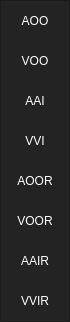
        <widget class="QFrame" name="frame_left_menu">
         <property name="minimumSize">
          <size>
           <width>70</width>
           <height>0</height>
          </size>
         </property>
         <property name="maximumSize">
          <size>
           <width>70</width>
           <height>16777215</height>
          </size>
         </property>
         <property name="styleSheet">
          <string notr="true">background-color: rgb(35, 35, 35);</string>
         </property>
         <property name="frameShape">
          <enum>QFrame::StyledPanel</enum>
         </property>
         <property name="frameShadow">
          <enum>QFrame::Raised</enum>
         </property>
         <layout class="QVBoxLayout" name="verticalLayout_3" stretch="0">
          <property name="spacing">
           <number>0</number>
          </property>
          <property name="leftMargin">
           <number>0</number>
          </property>
          <property name="topMargin">
           <number>0</number>
          </property>
          <property name="rightMargin">
           <number>0</number>
          </property>
          <property name="bottomMargin">
           <number>0</number>
          </property>
          <item alignment="Qt::AlignTop">
           <widget class="QFrame" name="frame_top_menus">
            <property name="frameShape">
             <enum>QFrame::NoFrame</enum>
            </property>
            <property name="frameShadow">
             <enum>QFrame::Raised</enum>
            </property>
            <layout class="QVBoxLayout" name="verticalLayout_4">
             <property name="spacing">
              <number>0</number>
             </property>
             <property name="leftMargin">
              <number>0</number>
             </property>
             <property name="topMargin">
              <number>0</number>
             </property>
             <property name="rightMargin">
              <number>0</number>
             </property>
             <property name="bottomMargin">
              <number>0</number>
             </property>
             <item>
              <widget class="QPushButton" name="btn_page_1">
               <property name="minimumSize">
                <size>
                 <width>0</width>
                 <height>40</height>
                </size>
               </property>
               <property name="styleSheet">
                <string notr="true">QPushButton {
	color: rgb(255, 255, 255);
	background-color: rgb(35, 35, 35);
	border: 0px solid;
}
QPushButton:hover {
	background-color: rgb(85, 170, 255);
}</string>
               </property>
               <property name="text">
                <string>AOO</string>
               </property>
              </widget>
             </item>
             <item>
              <widget class="QPushButton" name="btn_page_2">
               <property name="minimumSize">
                <size>
                 <width>0</width>
                 <height>40</height>
                </size>
               </property>
               <property name="styleSheet">
                <string notr="true">QPushButton {
	color: rgb(255, 255, 255);
	background-color: rgb(35, 35, 35);
	border: 0px solid;
}
QPushButton:hover {
	background-color: rgb(85, 170, 255);
}</string>
               </property>
               <property name="text">
                <string>VOO</string>
               </property>
              </widget>
             </item>
             <item>
              <widget class="QPushButton" name="btn_page_3">
               <property name="minimumSize">
                <size>
                 <width>0</width>
                 <height>40</height>
                </size>
               </property>
               <property name="styleSheet">
                <string notr="true">QPushButton {
	color: rgb(255, 255, 255);
	background-color: rgb(35, 35, 35);
	border: 0px solid;
}
QPushButton:hover {
	background-color: rgb(85, 170, 255);
}</string>
               </property>
               <property name="text">
                <string>AAI</string>
               </property>
              </widget>
             </item>
             <item>
              <widget class="QPushButton" name="btn_page_4">
               <property name="minimumSize">
                <size>
                 <width>0</width>
                 <height>40</height>
                </size>
               </property>
               <property name="styleSheet">
                <string notr="true">QPushButton{
	color: rgb(255, 255, 255);
	background-color: rgb(35, 35, 35);
	border: 0px solid;
}
QPushButton:hover{
	background-color: rgb(85, 170, 255);
}</string>
               </property>
               <property name="text">
                <string>VVI</string>
               </property>
              </widget>
             </item>
             <item>
              <widget class="QPushButton" name="btn_page_5">
               <property name="minimumSize">
                <size>
                 <width>0</width>
                 <height>40</height>
                </size>
               </property>
               <property name="styleSheet">
                <string notr="true">QPushButton{
	color: rgb(255, 255, 255);
	background-color: rgb(35, 35, 35);
	border: 0px solid;
}
QPushButton:hover{
	background-color: rgb(85, 170, 255);
}</string>
               </property>
               <property name="text">
                <string>AOOR</string>
               </property>
              </widget>
             </item>
             <item>
              <widget class="QPushButton" name="btn_page_6">
               <property name="minimumSize">
                <size>
                 <width>0</width>
                 <height>40</height>
                </size>
               </property>
               <property name="styleSheet">
                <string notr="true">QPushButton{
	color: rgb(255, 255, 255);
	background-color: rgb(35, 35, 35);
	border: 0px solid;
}
QPushButton:hover{
	background-color: rgb(85, 170, 255);
}</string>
               </property>
               <property name="text">
                <string>VOOR</string>
               </property>
              </widget>
             </item>
             <item>
              <widget class="QPushButton" name="btn_page_7">
               <property name="minimumSize">
                <size>
                 <width>0</width>
                 <height>40</height>
                </size>
               </property>
               <property name="styleSheet">
                <string notr="true">QPushButton{
	color: rgb(255, 255, 255);
	background-color: rgb(35, 35, 35);
	border: 0px solid;
}
QPushButton:hover{
	background-color: rgb(85, 170, 255);
}</string>
               </property>
               <property name="text">
                <string>AAIR</string>
               </property>
              </widget>
             </item>
             <item>
              <widget class="QPushButton" name="btn_page_8">
               <property name="minimumSize">
                <size>
                 <width>0</width>
                 <height>40</height>
                </size>
               </property>
               <property name="styleSheet">
                <string notr="true">QPushButton{
	color: rgb(255, 255, 255);
	background-color: rgb(35, 35, 35);
	border: 0px solid;
}
QPushButton:hover{
	background-color: rgb(85, 170, 255);
}</string>
               </property>
               <property name="text">
                <string>VVIR</string>
               </property>
              </widget>
             </item>
            </layout>
           </widget>
          </item>
         </layout>
        </widget>
